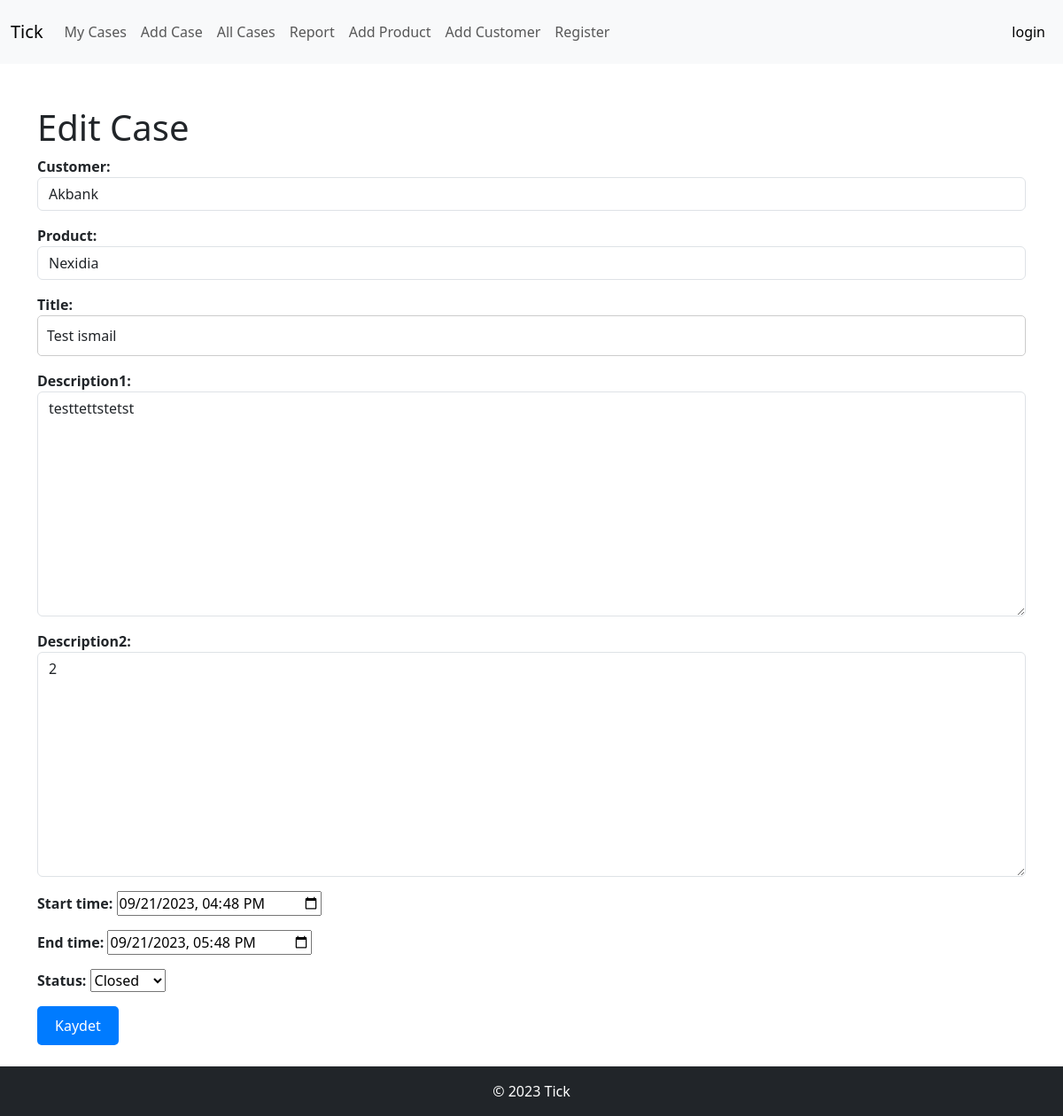
The app's page /edit_case/11/ with its own data.
### tapp/models.py (models this page shows, shortened)
class Case(models.Model):
    STATUS_CHOICES = (
        ('open', 'Open'),
        ('pending', 'Pending'),
        ('closed', 'Closed'),
    )
    user = models.ForeignKey(User, on_delete=models.CASCADE)
    customer = models.ForeignKey(Customer, on_delete=models.CASCADE)
    product = models.ForeignKey(Product, on_delete=models.CASCADE)
    title = models.CharField(max_length=100)
    description1 = models.TextField()
    description2 = models.TextField()
    start_time = models.DateTimeField(null=True, blank=True,default=timezone.now)  # Case oluşturulduğunda otomatik olarak atanır
    end_time = models.DateTimeField(null=True, blank=True)  # Case tamamlandığında atanır, başlangıçta boş bırakılır
    duration = models.IntegerField(null=True, blank=True)  # Süreyi dakika cinsinden saklayacak sütun
    status = models.CharField(max_length=20, choices=STATUS_CHOICES, default='open')
    def duration(self):
        if self.end_time and self.start_time:
            return (self.end_time - self.start_time).total_seconds() / 60
        else:
            return None

### tapp/views.py (the view)
# urls.py: path('edit_case/<int:case_id>/', views.edit_case, name='edit_case'),
def edit_case(request, case_id):
    case = Case.objects.get(id=case_id)
    if request.method == 'POST':
        form = CaseForm(request.POST, instance=case)
        if form.is_valid():
            form.save()
            return redirect('user_cases')
    else:
        start_time = case.start_time.strftime('%Y-%m-%dT%H:%M')
        end_time = case.end_time.strftime('%Y-%m-%dT%H:%M')
        initial_data = {
            'start_time': start_time,
            'end_time': end_time,
        }
        form = CaseForm(instance=case, initial=initial_data)
    context = {
        'form': form,
        'case': case,
    }
    return render(request, 'edit_case.html', context)

### tapp/forms.py
class CaseForm(forms.ModelForm):
    class Meta:
        model = Case
        fields = ['customer', 'product', 'title', 'description1','description2' ,'start_time', 'end_time','status']
        widgets = {
            'customer': forms.Select(attrs={'class': 'form-control'}),  # customer alanı için stil
            'product': forms.Select(attrs={'class': 'form-control'}),
            'title': forms.TextInput(attrs={'class': 'form-control', 'placeholder': 'Title'}),
            'description1': forms.Textarea(attrs={'class': 'form-control', 'placeholder': 'Description1'}),
            'description2': forms.Textarea(attrs={'class': 'form-control', 'placeholder': 'Description2'}),
            'start_time': forms.TimeInput(attrs={'type': 'datetime-local'}),
            'end_time': forms.TimeInput(attrs={'type': 'datetime-local'}),
        }

### tapp/models.py (called while the page is built)
    def __str__(self):
        return self.name

    def __str__(self):
        return self.name

### templates/edit_case.html (shortened to what this page needs)
<!DOCTYPE html>
{% extends "base.html" %}
{% block content %}
<body>
    <h1>Edit Case</h1>
    <form method="post">
        {{ form.as_p }}
        <button class="btn btn-primary" type="submit">Kaydet</button>
    </form>
</body>
{% endblock content %}

### static/css/styles.css (style rules this page uses)
label { font-weight: bold; }
input[type="text"], textarea { width: 100%; padding: 10px; border: 1px solid #ccc; border-radius: 5px; }
.btn { padding: 10px 20px; border: none; border-radius: 5px; cursor: pointer; }
.btn-primary { background-color: #007bff; color: #fff; }

### records on screen
Case: customer "Akbank", product "Nexidia", title "Test ismail", description1 "testtettstetst", description2 "2", start_time "09/21/2023 16:48", end_time "09/21/2023 17:48", status "Closed"
